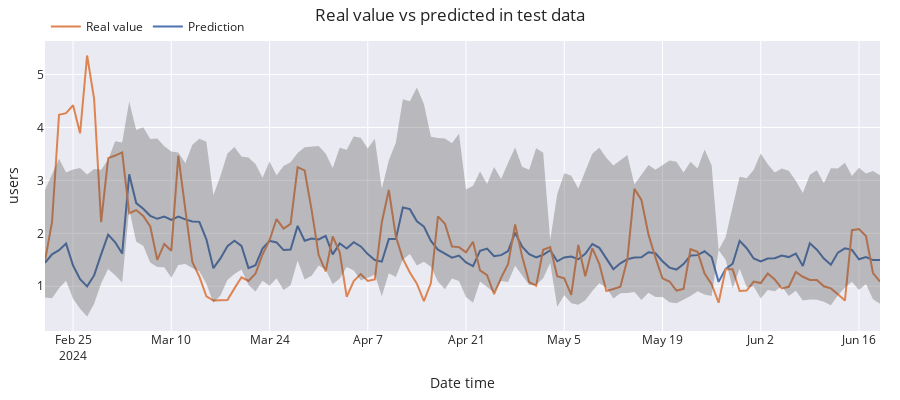

The notebook cell this image was saved under:
### Code cell
# Plot intervals
# ==============================================================================
plot_predicted_intervals(
    predictions     = predictions,
    y_true          = df_test,
    target_variable = "wave_height",
    initial_x_zoom  = None,
    title           = "Real value vs predicted in test data",
    xaxis_title     = "Date time",
    yaxis_title     = "users",
)

# Predicted interval coverage (on test data)
# ==============================================================================
coverage = empirical_coverage(
    y = df_test['wave_height'],
    lower_bound = predictions["lower_bound"], 
    upper_bound = predictions["upper_bound"]
)
print(f"Predicted interval coverage: {round(100*coverage, 2)} %")

# Area of the interval
# ==============================================================================
area = (predictions["upper_bound"] - predictions["lower_bound"]).sum()
print(f"Area of the interval: {round(area, 2)}")
